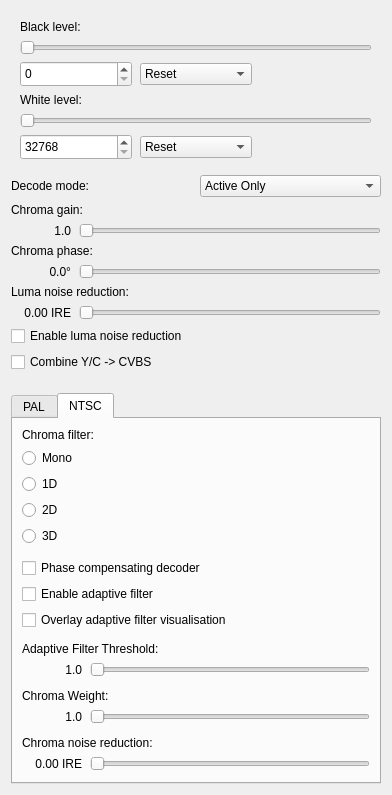
<?xml version="1.0" encoding="UTF-8"?>
<ui version="4.0">
 <class>ChromaDecoderConfigDialog</class>
 <widget class="QDialog" name="ChromaDecoderConfigDialog">
  <property name="geometry">
   <rect>
    <x>0</x>
    <y>0</y>
    <width>440</width>
    <height>620</height>
   </rect>
  </property>
  <property name="windowTitle">
   <string>Video Decoder Configuration</string>
  </property>
  <layout class="QVBoxLayout" name="outerVerticalLayout">
   <property name="sizeConstraint">
    <enum>QLayout::SetFixedSize</enum>
   </property>
   <item>
    <widget class="QWidget" name="videoLevelsWidget" native="true">
     <layout class="QGridLayout" name="videoLevelsGridLayout">
      <property name="horizontalSpacing">
       <number>8</number>
      </property>
      <property name="verticalSpacing">
       <number>6</number>
      </property>
      <item row="0" column="0" colspan="3">
       <widget class="QLabel" name="blackLevelLabel">
        <property name="text">
         <string>Black level:</string>
        </property>
        <property name="alignment">
         <set>Qt::AlignLeft|Qt::AlignVCenter</set>
        </property>
       </widget>
      </item>
      <item row="1" column="0" colspan="3">
       <widget class="QSlider" name="blackLevelHorizontalSlider">
        <property name="sizePolicy">
         <sizepolicy hsizetype="MinimumExpanding" vsizetype="Fixed">
          <horstretch>0</horstretch>
          <verstretch>0</verstretch>
         </sizepolicy>
        </property>
        <property name="minimumSize">
         <size>
          <width>300</width>
          <height>0</height>
         </size>
        </property>
        <property name="orientation">
         <enum>Qt::Horizontal</enum>
        </property>
       </widget>
      </item>
      <item row="2" column="0">
       <widget class="QSpinBox" name="blackLevelSpinBox">
        <property name="minimumSize">
         <size>
          <width>110</width>
          <height>26</height>
         </size>
        </property>
        <property name="minimum">
         <number>0</number>
        </property>
        <property name="maximum">
         <number>32767</number>
        </property>
        <property name="singleStep">
         <number>1</number>
        </property>
        <property name="displayIntegerBase">
         <number>10</number>
        </property>
       </widget>
      </item>
      <item row="2" column="1">
       <widget class="QComboBox" name="blackLevelResetComboBox">
        <item>
         <property name="text">
          <string>Reset</string>
         </property>
        </item>
        <item>
         <property name="text">
          <string>NTSC</string>
         </property>
        </item>
        <item>
         <property name="text">
          <string>NTSC-J</string>
         </property>
        </item>
       </widget>
      </item>
      <item row="3" column="0" colspan="3">
       <widget class="QLabel" name="whiteLevelLabel">
        <property name="text">
         <string>White level:</string>
        </property>
        <property name="alignment">
         <set>Qt::AlignLeft|Qt::AlignVCenter</set>
        </property>
       </widget>
      </item>
      <item row="4" column="0" colspan="3">
       <widget class="QSlider" name="whiteLevelHorizontalSlider">
        <property name="sizePolicy">
         <sizepolicy hsizetype="MinimumExpanding" vsizetype="Fixed">
          <horstretch>0</horstretch>
          <verstretch>0</verstretch>
         </sizepolicy>
        </property>
        <property name="minimumSize">
         <size>
          <width>300</width>
          <height>0</height>
         </size>
        </property>
        <property name="orientation">
         <enum>Qt::Horizontal</enum>
        </property>
        <property name="invertedAppearance">
         <bool>false</bool>
        </property>
        <property name="invertedControls">
         <bool>false</bool>
        </property>
       </widget>
      </item>
      <item row="5" column="0">
       <widget class="QSpinBox" name="whiteLevelSpinBox">
        <property name="minimumSize">
         <size>
          <width>110</width>
          <height>26</height>
         </size>
        </property>
        <property name="minimum">
         <number>32768</number>
        </property>
        <property name="maximum">
         <number>65535</number>
        </property>
        <property name="singleStep">
         <number>1</number>
        </property>
        <property name="displayIntegerBase">
         <number>10</number>
        </property>
       </widget>
      </item>
      <item row="5" column="1">
       <widget class="QComboBox" name="whiteLevelResetComboBox">
        <item>
         <property name="text">
          <string>Reset</string>
         </property>
        </item>
        <item>
         <property name="text">
          <string>NTSC</string>
         </property>
        </item>
        <item>
         <property name="text">
          <string>NTSC-J</string>
         </property>
        </item>
       </widget>
      </item>
     </layout>
    </widget>
   </item>
   <item>
    <layout class="QHBoxLayout" name="decodeModeRowLayout">
     <property name="spacing">
      <number>8</number>
     </property>
     <item>
      <widget class="QLabel" name="decodeModeLabel">
       <property name="text">
        <string>Decode mode:</string>
       </property>
      </widget>
     </item>
     <item>
      <widget class="QComboBox" name="decodeModeComboBox">
       <item>
        <property name="text">
         <string>Active Only</string>
        </property>
       </item>
       <item>
        <property name="text">
         <string>Hybrid</string>
        </property>
       </item>
      </widget>
     </item>
    </layout>
   </item>
   <item>
    <widget class="QLabel" name="chromaGainLabel">
     <property name="text">
      <string>Chroma gain:</string>
     </property>
    </widget>
   </item>
   <item>
    <layout class="QHBoxLayout" name="chromaGainRowLayout">
     <property name="spacing">
      <number>8</number>
     </property>
     <item>
      <widget class="QLabel" name="chromaGainValueLabel">
       <property name="minimumSize">
        <size>
         <width>60</width>
         <height>0</height>
        </size>
       </property>
       <property name="text">
        <string>1.0</string>
       </property>
       <property name="alignment">
        <set>Qt::AlignRight|Qt::AlignVCenter</set>
       </property>
      </widget>
     </item>
     <item>
      <widget class="QSlider" name="chromaGainHorizontalSlider">
       <property name="sizePolicy">
        <sizepolicy hsizetype="MinimumExpanding" vsizetype="Fixed">
         <horstretch>0</horstretch>
         <verstretch>0</verstretch>
        </sizepolicy>
       </property>
       <property name="minimumSize">
        <size>
         <width>300</width>
         <height>0</height>
        </size>
       </property>
       <property name="maximum">
        <number>200</number>
       </property>
       <property name="orientation">
        <enum>Qt::Horizontal</enum>
       </property>
      </widget>
     </item>
    </layout>
   </item>
   <item>
    <widget class="QLabel" name="chromaPhaseLabel">
     <property name="text">
      <string>Chroma phase:</string>
     </property>
    </widget>
   </item>
   <item>
    <layout class="QHBoxLayout" name="chromaPhaseRowLayout">
     <property name="spacing">
      <number>8</number>
     </property>
     <item>
      <widget class="QLabel" name="chromaPhaseValueLabel">
       <property name="minimumSize">
        <size>
         <width>60</width>
         <height>0</height>
        </size>
       </property>
       <property name="text">
        <string>0.0°</string>
       </property>
       <property name="alignment">
        <set>Qt::AlignRight|Qt::AlignVCenter</set>
       </property>
      </widget>
     </item>
     <item>
      <widget class="QSlider" name="chromaPhaseHorizontalSlider">
       <property name="minimumSize">
        <size>
         <width>300</width>
         <height>0</height>
        </size>
       </property>
       <property name="maximum">
        <number>200</number>
       </property>
       <property name="orientation">
        <enum>Qt::Horizontal</enum>
       </property>
      </widget>
     </item>
    </layout>
   </item>
   <item>
    <widget class="QLabel" name="yNRLabel">
     <property name="text">
      <string>Luma noise reduction:</string>
     </property>
    </widget>
   </item>
   <item>
    <layout class="QHBoxLayout" name="yNRRowLayout">
     <property name="spacing">
      <number>8</number>
     </property>
     <item>
      <widget class="QLabel" name="yNRValueLabel">
       <property name="minimumSize">
        <size>
         <width>60</width>
         <height>0</height>
        </size>
       </property>
       <property name="text">
        <string>0.00 IRE</string>
       </property>
       <property name="alignment">
        <set>Qt::AlignRight|Qt::AlignVCenter</set>
       </property>
      </widget>
     </item>
     <item>
      <widget class="QSlider" name="yNRHorizontalSlider">
      <property name="minimumSize">
       <size>
        <width>300</width>
        <height>0</height>
       </size>
      </property>
       <property name="orientation">
        <enum>Qt::Horizontal</enum>
       </property>
      </widget>
     </item>
    </layout>
   </item>
   <item>
    <widget class="QCheckBox" name="enableYNRCheckBox">
     <property name="text">
      <string>Enable luma noise reduction</string>
     </property>
    </widget>
   </item>
   <item>
    <widget class="QCheckBox" name="enableYCCombineCheckBox">
     <property name="text">
      <string>Combine Y/C -> CVBS</string>
     </property>
    </widget>
   </item>
   <item>
    <spacer name="verticalSpacer_1">
     <property name="orientation">
      <enum>Qt::Vertical</enum>
     </property>
     <property name="sizeHint" stdset="0">
      <size>
       <width>20</width>
       <height>15</height>
      </size>
     </property>
    </spacer>
   </item>
   <item>
    <widget class="QTabWidget" name="standardTabs">
     <property name="currentIndex">
      <number>1</number>
     </property>
     <widget class="QWidget" name="palTab">
      <attribute name="title">
       <string>PAL</string>
      </attribute>
      <layout class="QVBoxLayout" name="palVerticalLayout">
       <item>
        <widget class="QLabel" name="palFilterLabel">
         <property name="text">
          <string>Chroma filter:</string>
         </property>
        </widget>
       </item>
	   <item>
        <widget class="QRadioButton" name="palMonoRadioButton">
         <property name="text">
          <string>Mono</string>
         </property>
         <attribute name="buttonGroup">
          <string notr="true">palFilterButtonGroup</string>
         </attribute>
        </widget>
       </item>
       <item>
        <widget class="QRadioButton" name="palFilterPalColourRadioButton">
         <property name="text">
          <string>PalColour 2D</string>
         </property>
         <attribute name="buttonGroup">
          <string notr="true">palFilterButtonGroup</string>
         </attribute>
        </widget>
       </item>
       <item>
        <widget class="QRadioButton" name="palFilterTransform2DRadioButton">
         <property name="text">
          <string>Transform PAL 2D</string>
         </property>
         <attribute name="buttonGroup">
          <string notr="true">palFilterButtonGroup</string>
         </attribute>
        </widget>
       </item>
       <item>
        <widget class="QRadioButton" name="palFilterTransform3DRadioButton">
         <property name="text">
          <string>Transform PAL 3D</string>
         </property>
         <attribute name="buttonGroup">
          <string notr="true">palFilterButtonGroup</string>
         </attribute>
        </widget>
       </item>
       <item>
        <spacer name="verticalSpacer_7">
         <property name="orientation">
          <enum>Qt::Vertical</enum>
         </property>
         <property name="sizeHint" stdset="0">
          <size>
           <width>20</width>
           <height>6</height>
          </size>
         </property>
        </spacer>
       </item>
       <item>
        <spacer name="verticalSpacer_2">
         <property name="orientation">
          <enum>Qt::Vertical</enum>
         </property>
         <property name="sizeHint" stdset="0">
          <size>
           <width>20</width>
           <height>6</height>
          </size>
         </property>
        </spacer>
       </item>
       <item>
        <widget class="QLabel" name="thresholdLabel">
         <property name="text">
          <string>Transform threshold:</string>
         </property>
        </widget>
       </item>
       <item>
        <layout class="QHBoxLayout" name="thresholdRowLayout">
         <property name="spacing">
          <number>8</number>
         </property>
         <item>
          <widget class="QLabel" name="thresholdValueLabel">
           <property name="minimumSize">
            <size>
             <width>60</width>
             <height>0</height>
            </size>
           </property>
           <property name="text">
            <string>0.4</string>
           </property>
           <property name="alignment">
            <set>Qt::AlignRight|Qt::AlignVCenter</set>
           </property>
          </widget>
         </item>
         <item>
          <widget class="QSlider" name="thresholdHorizontalSlider">
           <property name="minimumSize">
            <size>
             <width>280</width>
             <height>0</height>
            </size>
           </property>
           <property name="maximum">
            <number>100</number>
           </property>
           <property name="orientation">
            <enum>Qt::Horizontal</enum>
           </property>
          </widget>
         </item>
        </layout>
       </item>
       <item>
        <spacer name="verticalSpacer_3">
         <property name="orientation">
          <enum>Qt::Vertical</enum>
         </property>
         <property name="sizeHint" stdset="0">
          <size>
           <width>20</width>
           <height>6</height>
          </size>
         </property>
        </spacer>
       </item>
       <item>
        <widget class="QCheckBox" name="showFFTsCheckBox">
         <property name="text">
          <string>Overlay FFT visualisation</string>
         </property>
        </widget>
       </item>
       <item>
        <widget class="QCheckBox" name="simplePALCheckBox">
         <property name="text">
          <string>Use Simple PAL decoder</string>
         </property>
        </widget>
       </item>
       <item>
        <spacer name="verticalSpacer_4">
         <property name="orientation">
          <enum>Qt::Vertical</enum>
         </property>
         <property name="sizeHint" stdset="0">
          <size>
           <width>20</width>
           <height>0</height>
          </size>
         </property>
        </spacer>
       </item>
      </layout>
     </widget>
     <widget class="QWidget" name="ntscTab">
      <attribute name="title">
       <string>NTSC</string>
      </attribute>
      <layout class="QVBoxLayout" name="ntscVerticalLayout">
       <item>
        <widget class="QLabel" name="ntscFilterLabel">
         <property name="text">
          <string>Chroma filter:</string>
         </property>
        </widget>
       </item>
	   <item>
        <widget class="QRadioButton" name="ntscMonoRadioButton">
         <property name="text">
          <string>Mono</string>
         </property>
         <attribute name="buttonGroup">
          <string notr="true">ntscFilterButtonGroup</string>
         </attribute>
        </widget>
       </item>
       <item>
        <widget class="QRadioButton" name="ntscFilter1DRadioButton">
         <property name="text">
          <string>1D</string>
         </property>
         <attribute name="buttonGroup">
          <string notr="true">ntscFilterButtonGroup</string>
         </attribute>
        </widget>
       </item>
       <item>
        <widget class="QRadioButton" name="ntscFilter2DRadioButton">
         <property name="text">
          <string>2D</string>
         </property>
         <attribute name="buttonGroup">
          <string notr="true">ntscFilterButtonGroup</string>
         </attribute>
        </widget>
       </item>
       <item>
        <widget class="QRadioButton" name="ntscFilter3DRadioButton">
         <property name="text">
          <string>3D</string>
         </property>
         <attribute name="buttonGroup">
          <string notr="true">ntscFilterButtonGroup</string>
         </attribute>
        </widget>
       </item>
       <item>
        <spacer name="verticalSpacer_9">
         <property name="orientation">
          <enum>Qt::Vertical</enum>
         </property>
         <property name="sizeHint" stdset="0">
          <size>
           <width>20</width>
           <height>6</height>
          </size>
         </property>
        </spacer>
       </item>
       <item>
        <widget class="QCheckBox" name="phaseCompCheckBox">
         <property name="text">
          <string>Phase compensating decoder</string>
         </property>
        </widget>
       </item>
       <item>
        <widget class="QCheckBox" name="adaptiveCheckBox">
         <property name="text">
          <string>Enable adaptive filter</string>
         </property>
        </widget>
       </item>
       <item>
        <widget class="QCheckBox" name="showMapCheckBox">
         <property name="text">
          <string>Overlay adaptive filter visualisation</string>
         </property>
        </widget>
       </item>
       <item>
        <spacer name="verticalSpacer_5">
         <property name="orientation">
          <enum>Qt::Vertical</enum>
         </property>
         <property name="sizeHint" stdset="0">
          <size>
           <width>20</width>
           <height>6</height>
          </size>
         </property>
        </spacer>
       </item>
       <item>
        <widget class="QLabel" name="adaptThresholdLabel">
         <property name="text">
          <string>Adaptive Filter Threshold:</string>
         </property>
        </widget>
       </item>
       <item>
        <layout class="QHBoxLayout" name="adaptThresholdRowLayout">
         <property name="spacing">
          <number>8</number>
         </property>
         <item>
          <widget class="QLabel" name="adaptThresholdValueLabel">
           <property name="minimumSize">
            <size>
             <width>60</width>
             <height>0</height>
            </size>
           </property>
           <property name="text">
            <string>1.0</string>
           </property>
           <property name="alignment">
            <set>Qt::AlignRight|Qt::AlignVCenter</set>
           </property>
          </widget>
         </item>
         <item>
          <widget class="QSlider" name="adaptThresholdHorizontalSlider">
           <property name="minimumSize">
            <size>
             <width>280</width>
             <height>0</height>
            </size>
           </property>
           <property name="orientation">
            <enum>Qt::Horizontal</enum>
           </property>
          </widget>
         </item>
        </layout>
       </item>
       <item>
        <spacer name="verticalSpacer_10">
         <property name="orientation">
          <enum>Qt::Vertical</enum>
         </property>
         <property name="sizeHint" stdset="0">
          <size>
           <width>20</width>
           <height>6</height>
          </size>
         </property>
        </spacer>
       </item>
       <item>
        <widget class="QLabel" name="chromaWeightLabel">
         <property name="text">
          <string>Chroma Weight:</string>
         </property>
        </widget>
       </item>
       <item>
        <layout class="QHBoxLayout" name="chromaWeightRowLayout">
         <property name="spacing">
          <number>8</number>
         </property>
         <item>
          <widget class="QLabel" name="chromaWeightValueLabel">
           <property name="minimumSize">
            <size>
             <width>60</width>
             <height>0</height>
            </size>
           </property>
           <property name="text">
            <string>1.0</string>
           </property>
           <property name="alignment">
            <set>Qt::AlignRight|Qt::AlignVCenter</set>
           </property>
          </widget>
         </item>
         <item>
          <widget class="QSlider" name="chromaWeightHorizontalSlider">
           <property name="minimumSize">
            <size>
             <width>280</width>
             <height>0</height>
            </size>
           </property>
           <property name="orientation">
            <enum>Qt::Horizontal</enum>
           </property>
          </widget>
         </item>
        </layout>
       </item>
       <item>
        <spacer name="verticalSpacer_11">
         <property name="orientation">
          <enum>Qt::Vertical</enum>
         </property>
         <property name="sizeHint" stdset="0">
          <size>
           <width>20</width>
           <height>6</height>
          </size>
         </property>
        </spacer>
       </item>       
       <item>
        <widget class="QLabel" name="cNRLabel">
         <property name="text">
          <string>Chroma noise reduction:</string>
         </property>
        </widget>
       </item>
       <item>
        <layout class="QHBoxLayout" name="cNRRowLayout">
         <property name="spacing">
          <number>8</number>
         </property>
         <item>
          <widget class="QLabel" name="cNRValueLabel">
           <property name="minimumSize">
            <size>
             <width>60</width>
             <height>0</height>
            </size>
           </property>
           <property name="text">
            <string>0.00 IRE</string>
           </property>
           <property name="alignment">
            <set>Qt::AlignRight|Qt::AlignVCenter</set>
           </property>
          </widget>
         </item>
         <item>
          <widget class="QSlider" name="cNRHorizontalSlider">
           <property name="minimumSize">
            <size>
             <width>280</width>
             <height>0</height>
            </size>
           </property>
           <property name="orientation">
            <enum>Qt::Horizontal</enum>
           </property>
          </widget>
         </item>
        </layout>
       </item>
       <item>
        <spacer name="verticalSpacer">
         <property name="orientation">
          <enum>Qt::Vertical</enum>
         </property>
         <property name="sizeHint" stdset="0">
          <size>
           <width>20</width>
           <height>0</height>
          </size>
         </property>
        </spacer>
       </item>
      </layout>
     </widget>
    </widget>
   </item>
  </layout>
 </widget>
 <resources/>
 <connections/>
 <buttongroups>
  <buttongroup name="ntscFilterButtonGroup"/>
  <buttongroup name="palFilterButtonGroup"/>
 </buttongroups>
</ui>
